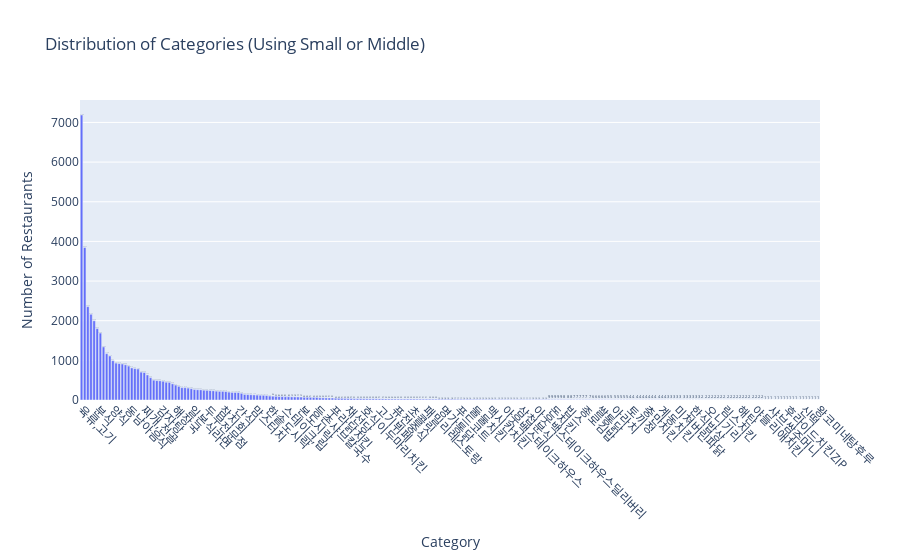

The notebook cell this image was saved under:
### Code cell
import pandas as pd
import plotly.express as px

# Step 1: diner_category_small 우선순위로 값을 결정
diner_filtered['category_final'] = diner_filtered['diner_category_small'].fillna(diner_filtered['diner_category_middle'])

# Step 2: category_final의 분포 계산
category_counts = diner_filtered['category_final'].value_counts().reset_index()
category_counts.columns = ['Category', 'Count']

# Step 3: Plotly 시각화
fig = px.bar(
    category_counts,
    x='Category',
    y='Count',
    title='Distribution of Categories (Using Small or Middle)',
    labels={'Category': 'Category', 'Count': 'Number of Restaurants'},
    text='Count'
)

# Step 4: 그래프 커스터마이징
fig.update_traces(textposition='outside')  # 막대 외부에 숫자 표시
fig.update_layout(
    xaxis_tickangle=45,  # X축 레이블 회전
    showlegend=False,  # 범례 비활성화 (단일 데이터)
    yaxis_title='Number of Restaurants'
)

# 그래프 출력
fig.show()

### Figure 1 — Plotly figure (JSON) as saved in the notebook; plotly's stock layout.template omitted (floating-point values rounded to 4 significant figures; data arrays with more than 128 entries replaced by an {"elided": "..."} marker saying what was removed)
{"data": [{"alignmentgroup": "True", "hovertemplate": "Category=%{x}<br>Number of Restaurants=%{text}<extra></extra>", "legendgroup": "", "marker": {"color": "#636efa", "pattern": {"shape": ""}}, "name": "", "offsetgroup": "", "orientation": "v", "showlegend": false, "text": {"elided": "236 int values"}, "textposition": "outside", "type": "bar", "x": {"elided": "236 str values"}, "xaxis": "x", "y": {"elided": "236 int values"}, "yaxis": "y"}], "layout": {"barmode": "relative", "legend": {"tracegroupgap": 0}, "showlegend": false, "title": {"text": "Distribution of Categories (Using Small or Middle)"}, "xaxis": {"anchor": "y", "domain": [0, 1], "tickangle": 45, "title": {"text": "Category"}}, "yaxis": {"anchor": "x", "domain": [0, 1], "title": {"text": "Number of Restaurants"}}}}
